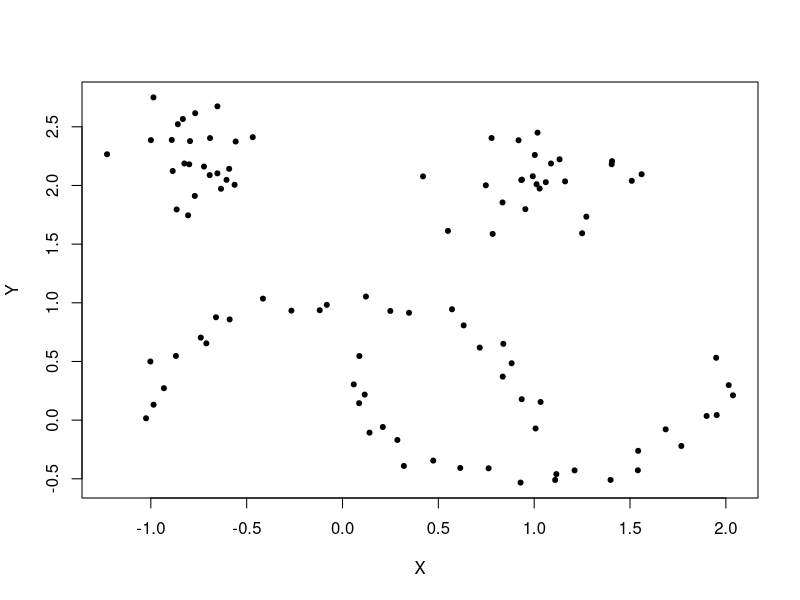
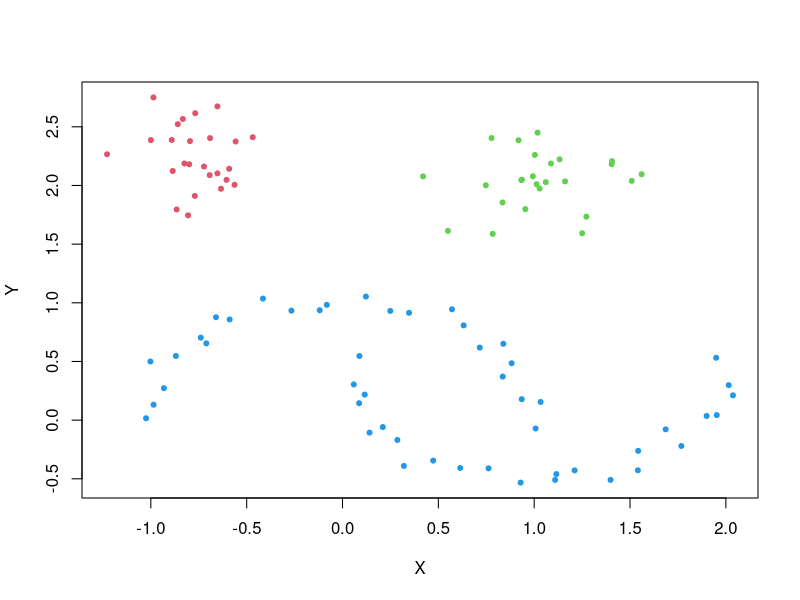
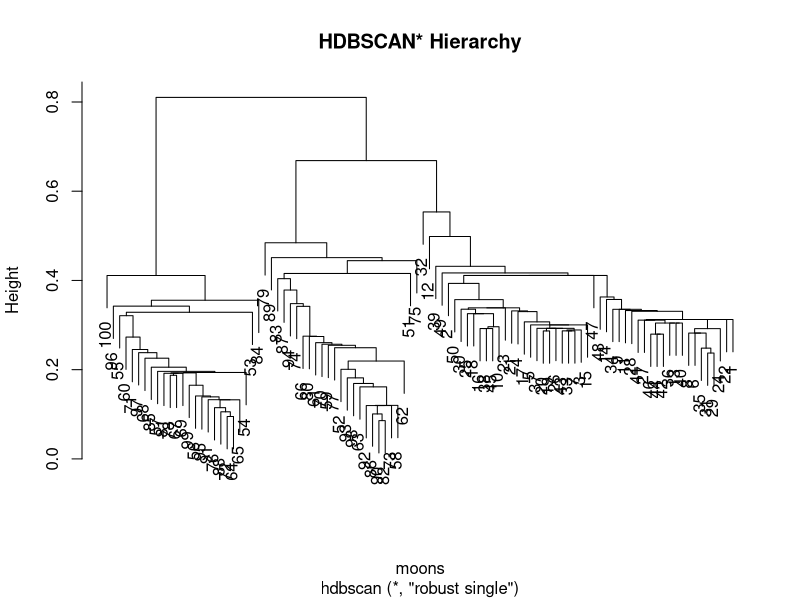

These figures' R source, in order:
## ---- chunk 1
# install.packages("dbscan")
## ---- chunk 2
library("dbscan")
## ---- chunk 3
data("moons")
plot(moons, pch = 20) # pch=20 is bullet (smaller circle)
## ---- chunk 4
cl <- hdbscan(moons, minPts = 5)
cl
## ---- chunk 5
plot(moons, col = cl$cluster + 1, pch = 20)
## ---- chunk 6
cl$hc
## ---- chunk 7
plot(cl$hc, main = "HDBSCAN* Hierarchy")
